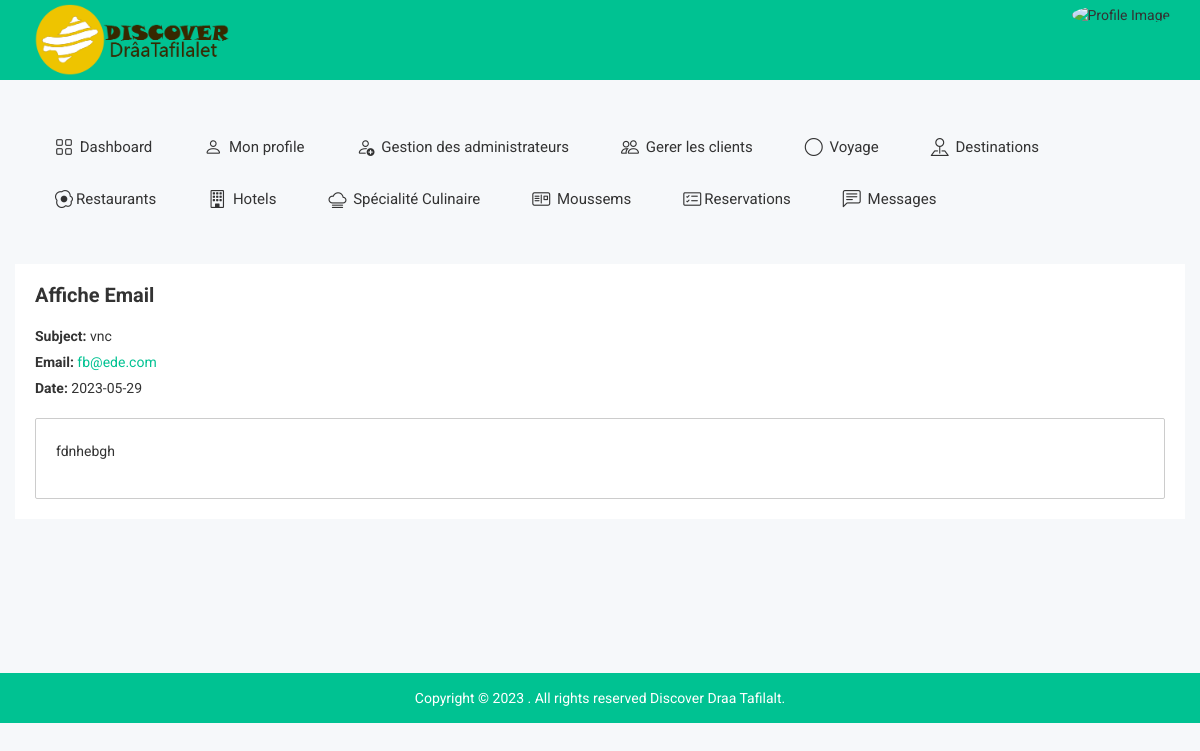
The page /veuemail.php?id=2 (signed in) on the database its author committed.
### tables this page shows
CREATE TABLE `message` (
  `id_mess` int(11) NOT NULL,
  `name` varchar(30) NOT NULL,
  `email` varchar(30) NOT NULL,
  `sujet` varchar(100) NOT NULL,
  `content` varchar(500) NOT NULL,
  `date_sending` date NOT NULL
);

### veuemail.php (the view, shortened to what this page needs)
<?php
include 'connection.php';
$id_mess = $_GET['id'];
$sql = 'SELECT *
        FROM `message`
        WHERE id_mess = :id_mess';
$statement = $pdo->prepare($sql);
$statement->bindParam(':id_mess', $id_mess);
$statement->execute();
$publishers = $statement->fetchAll(PDO::FETCH_ASSOC);
?>
<!doctype html>
<html class="no-js" lang="">
<head>
    <link rel="stylesheet" href="https://cdn.jsdelivr.net/npm/bootstrap-icons@1.10.5/font/bootstrap-icons.css">
        <link rel="stylesheet" href="css/bootstrap.min.css">
        <link rel="stylesheet" href="css/font-awesome.min.css">
        <link rel="stylesheet" href="css/owl.carousel.css">
        <link rel="stylesheet" href="css/owl.theme.css">
        <link rel="stylesheet" href="css/owl.transitions.css">
        <link rel="stylesheet" href="css/meanmenu/meanmenu.min.css">
        <link rel="stylesheet" href="css/animate.css">
        <link rel="stylesheet" href="css/normalize.css">
        <link rel="stylesheet" href="css/wave/waves.min.css">
        <link rel="stylesheet" href="css/wave/button.css">
        <link rel="stylesheet" href="css/scrollbar/jquery.mCustomScrollbar.min.css">
        <link rel="stylesheet" href="css/notika-custom-icon.css">
        <link rel="stylesheet" href="css/jquery.dataTables.min.css">
        <link rel="stylesheet" href="css/main.css">
        <link rel="stylesheet" href="style.css">
        <link rel="stylesheet" href="css/responsive.css">
</head>
<body>
   <div class="">
    <?php include 'tophead.php' ?>
</div>
    <div class="main-menu-area mg-tb-40">
    </div>
    <div class="container">
            <div class="row">
    <div class="view-mail-list sm-res-mg-t-30">
                        <div class="view-mail-hd">
                            <div class="view-mail-hrd">
                                <h2>Affiche Email </h2>
                            </div>
                        </div>
                        <div class="mail-ads mail-vw-ph">
                            <p class="first-ph"><b>Subject: </b><?php echo$publishers[0]['sujet']?></p>
                            <p><b>Email:</b> <a href="#"><?php echo$publishers[0]['email']?></a></p>
                            <p class="last-ph"><b>Date:</b> <?php echo$publishers[0]['date_sending']?></p>
                        </div>
                        <div class="view-mail-atn">
                             <?php echo ' <p>'.$publishers[0]['content'].' </p>'?>
                        </div>
                    </div>
            </div>
    </div>
    <div class="footer-copyright-area">
        <div class="container">
            <div class="row">
                <div class="col-lg-12 col-md-12 col-sm-12 col-xs-12">
                    <div class="footer-copy-right">
                        <p>Copyright © 2023
. All rights reserved Discover Draa Tafilalt.</p>
                    </div>
                </div>
            </div>
        </div>
    </div>
</body>
</html>

### css/main.css (style rules this page uses)
html { color: #222; font-size: 1em; line-height: 1.4; }

### rows shown on the page
message: sujet "vnc", email "fb@ede.com", date_sending "2023-05-29", content "fdnhebgh"
